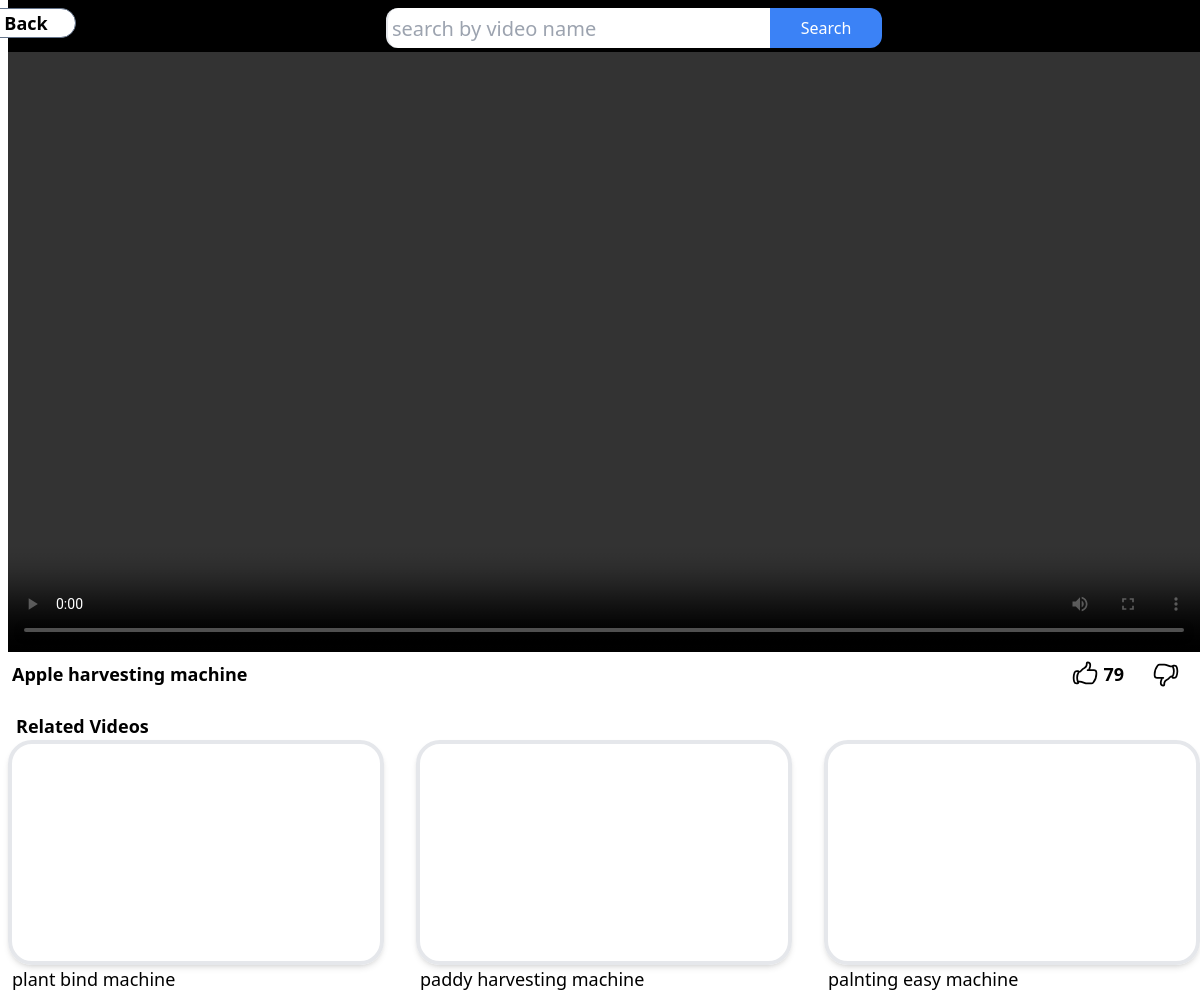
Screenshot of /MyAgro/end/video_play.php?id=39 with the database file from the repository.
### tables this page shows
CREATE TABLE `technology` (
  `tech_id` int(11) NOT NULL,
  `video_name` varchar(80) NOT NULL,
  `view_name` varchar(225) NOT NULL,
  `like_video` int(11) NOT NULL,
  `response` int(11) NOT NULL
);

### MyAgro/end/video_play.php (the view, shortened to what this page needs)
<!DOCTYPE html>
<html lang="en">
<head>
    <script src="https://cdn.tailwindcss.com"></script>
</head>
<body>
    <div class="flex flex-col ml-2 bg-black">
        <form action="techno.php" method="post" class="flex justify-center mt-2 mb-1" enctype="multipart/form-data">
            <a href="techno.php" class="relative right-[310px]">
                <button  type="button" class="bg-white w-[100px] rounded-3xl border border-slate-500 text-lg font-bold">Back</button>
            </a>
            <div class="flex justify-center">
                <div class="flex justify-center mr-10">
                    <input type="text" name="search_techniq" value="<?php if(isset($_POST['search_techniq'])){ echo $_POST['search_techniq']; } ?>"
                        class="h-10 pl-1 text-xl border-l-2 outline-none rounded-l-xl w-96" placeholder="search by video name"  required>
                    <button type="submit" class="h-10 text-white bg-blue-500 rounded-r-xl w-28">Search</button>
                </div>
            </div>
        </form>
        <?php
            require ('db_connect.php');
            $id = $_GET['id'];
            $query = "SELECT * FROM `technology` WHERE `tech_id` = '$id'";
            $query_run = mysqli_query($conn, $query);
            $data = mysqli_fetch_array($query_run);
            $name = $data['video_name'];
            $vievName = $data['view_name'];
            if(mysqli_num_rows($query_run) > 0){
                ?>
                    <video id="video" src="/Agricultural-Support-Service-System/MyAgro/admin/videos/<?php echo $name; ?>" class="w-full h-[600px]" controls></video>
                    <div class="flex justify-between pt-2 bg-white">
                        <div class="text-lg ">
                            <label for="video" class="pl-1 text-lg font-semibold "><?php echo ucfirst($vievName); ?></label>
                        </div>
                        <form action="" method="POST">
                            <div class="flex pr-5 text-lg gap-7">
                                <button type="submit" class="flex gap-1" name="like" value="<?php echo $id; ?>">
                                    <label for="" class="font-semibold"><?php echo $data['like_video']; ?></label>
                                </button>
                                <button>
                                </button>
                            </div>
                        </form>
                    </div>
                <?php
            }else{
                header('Location: techno.php');
                exit(0);
            }
        ?>
    </div>
    <div class="flex flex-col mt-6 ml-2">
        <?php
            $words = explode(" ", $vievName);
            $query = "SELECT * FROM `technology` WHERE `tech_id` != '$id' AND (";
            foreach ($words as $index => $word) {
                if ($index > 0) {
                    $query .= " OR ";
                }
                $query .= "`view_name` LIKE '%$word%'";
            }
            $query .= ")";
            $query_run = mysqli_query($conn, $query);
            if(mysqli_num_rows($query_run) >  0){
                ?>
                <div>
                    <label for="" class="ml-2 text-lg font-semibold ">Related Videos</label>
                </div>
                <div class="flex gap-8">
                    <?php
                    foreach($query_run as $items){
                        ?>
                        <div>
                            <a href="video_play.php?id=<?php echo $items['tech_id']; ?>">
                                <video src="/Agricultural-Support-Service-System/MyAgro/admin/videos/<?php echo $items['video_name']?>" class="w-[400px] h-[225px] rounded-3xl shadow-md border-4 hover:rounded-none hover:shadow-2xl"></video>
                                <label class="ml-1 text-lg"><?php echo $items['view_name'] ?></label>
                            </a>
                        </div>
                        <?Php
                    }
                    ?>
                </div>
               <?php
            }
        ?>
    </div>
</body>
</html>

### rows the page displays
technology: view_name "Apple harvesting machine", like_video "79"
technology: view_name "plant bind machine"
technology: view_name "paddy harvesting machine"
technology: view_name "palnting easy machine"
